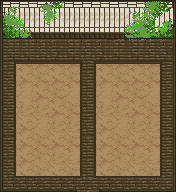
#> input picture scripts/batiments/originaux/serre_interieur.png, 176 x 192 px, given in place of meuble_cuisine.png, which was not available
$ python meubles.py originaux/serre_interieur.png
#> lines starting #> are read from the running program, lines starting #| are printed output that depends on the picture; pictures that were not available may be replaced by others from this repository, and a replacement may not be noted
### scripts/rendu45.py
# Un petit rendu « vue de haut à 45° » pour les objets ronds de la ferme (le puits, le
# réfrigérateur ; le silo a le sien en JS, js/carte/ferme/silo.js, sur le même principe) : des
# surfaces décrites en 3D, échantillonnées finement, projetées comme les blocs
# (scripts/carte/blocs.py : une hauteur de h px se voit sur h × HAUT, une profondeur de p px
# sur p × FOND), un tampon de profondeur, puis un contour sombre d'un pixel.
#
# Repère : x vers la droite, d vers le fond (devant : d < 0), z vers le haut. La lumière vient
# d'en haut à gauche, un peu de devant. Chaque surface donne sa couleur d'après sa matière et
# son éclairement s (0 à 1 : la normale contre la lumière) ; ton() la prend dans une rampe (du
# plus sombre au plus clair).
import math

from PIL import Image

HAUT, FOND = 14 / 16, 10 / 16
_L = (-0.55, -0.45, 0.70)
LUMIERE = tuple(c / math.sqrt(sum(v * v for v in _L)) for c in _L)
TRAIT = (36, 30, 20)                 # le contour (celui des blocs)
PAS = 0.25                           # l'écart entre deux points échantillonnés (px)


class Toile:
    """Une image w × h ; (x0, y0) : où tombe le point (0, 0, 0). `lies` : les paires d'objets
    sans trait entre eux (la corde sous le toit…)."""

    def __init__(self, w, h, x0, y0, lies=()):
        self.w, self.h, self.x0, self.y0 = w, h, x0, y0
        self.buf = {}
        self.lies = set(lies) | {(b, a) for a, b in lies}

    def point(self, x, d, z, couleur, obj):
        sx = math.floor(self.x0 + x)
        sy = math.floor(self.y0 - z * HAUT - d * FOND)
        if not (0 <= sx < self.w and 0 <= sy < self.h):
            return
        k = z * FOND - d * HAUT          # plus grand : plus près de l'œil
        old = self.buf.get((sx, sy))
        if old is None or k > old[0]:
            self.buf[(sx, sy)] = (k, couleur, obj)

    def image(self, traits=True, ecart=2.5):
        """L'image : les points, un trait là où un objet passe devant un autre (bien plus loin
        derrière lui), et le contour autour du tout."""
        im = Image.new('RGBA', (self.w, self.h), (0, 0, 0, 0))
        px = im.load()
        for (x, y), (k, c, o) in self.buf.items():
            px[x, y] = tuple(c) + (255,)
        if traits:
            for (x, y), (k, c, o) in self.buf.items():
                for dx, dy in ((1, 0), (-1, 0), (0, 1), (0, -1)):
                    v = self.buf.get((x + dx, y + dy))
                    if v is not None and v[2] != o and v[0] < k - ecart and (o, v[2]) not in self.lies:
                        px[x + dx, y + dy] = TRAIT + (255,)
        src = im.copy().load()
        for y in range(self.h):
            for x in range(self.w):
                if not src[x, y][3] and any(0 <= x + a < self.w and 0 <= y + b < self.h and src[x + a, y + b][3]
                                            for a, b in ((1, 0), (-1, 0), (0, 1), (0, -1))):
                    px[x, y] = TRAIT + (255,)
        return im


def eclairage(n):
    l = math.sqrt(sum(c * c for c in n)) or 1
    return max(0.0, sum(a * b / l for a, b in zip(n, LUMIERE)))


def ton(rampe, s, decal=0):
    """La couleur de la rampe pour l'éclairement s, décalée de `decal` tons."""
    i = int(round(s * (len(rampe) - 1))) + decal
    return rampe[max(0, min(len(rampe) - 1, i))]


def frange(a, b, pas=PAS):
    n = max(1, int(math.ceil((b - a) / pas)))
    return [a + (b - a) * i / n for i in range(n + 1)]


# [21 lines left out: functions cylindre, disque, not called in this run]


def boite(t, x0, x1, d0, d1, z0, z1, couleur, obj):
    """Un pavé (le dessus, le devant, les deux côtés) ; couleur(face, u, v, s) : sur le dessus
    (x, d), sur le devant (x, z), sur un côté (d, z)."""
    for x in frange(x0, x1):
        for d in frange(d0, d1):
            t.point(x, d, z1, couleur('dessus', x, d, eclairage((0, 0, 1))), obj)
        for z in frange(z0, z1):
            t.point(x, d0, z, couleur('devant', x, z, eclairage((0, -1, 0))), obj)
    for d in frange(d0, d1):
        for z in frange(z0, z1):
            t.point(x0, d, z, couleur('gauche', d, z, eclairage((-1, 0, 0))), obj)
            t.point(x1, d, z, couleur('droite', d, z, eclairage((1, 0, 0))), obj)

### scripts/batiments/meubles.py
# Meubles de l'intérieur de la maison (assets/maison_interieur.json), un fichier
# assets/meuble_<nom>.png chacun :
#   - les appareils, qui ouvrent leur fenêtre : four (four à pain voûté, feu dans la gueule),
#     cuisine (fourneau sur son meuble, marmite fumante), frigo (réfrigérateur à deux portes) ;
#   - le décor de la cuisine : evier, plan (plan de travail), fenetre, plante ;
#   - cuisine et evier sont les modèles dessinés à la main, repris tels quels :
#     scripts/batiments/originaux/meuble_cuisine.png (32 × 32) et meuble_evier.png (32 × 26) ;
#   - les meubles du Marché (data/meubles.json) : chaise, table, tapis_1 à 3, lit_adulte,
#     lit_enfant, chevet, canape, table_basse, tableau_1 à 3 ;
#   - la paillasse (sans lit acheté, le personnage dort dessus) et les couvertures seules
#     des lits (lit_adulte_drap, lit_enfant_drap, paillasse_drap), posées sur le dormeur ;
#   - le lit double (lit_double, lit_double_drap) : deux lits adulte côte à côte sur la carte ;
#   - le réfrigérateur de la ferme générée (refrigerateur, 16 × 34) : un bloc qu'on pose dans
#     la maison (la famille y mange), dessiné comme les blocs (scripts/rendu45.py).
# Vue de dessus à 45° (comme la carte) : on voit le dessus de chaque meuble, raccourci, et sa
# face avant ; les tapis sont à plat, la fenêtre et les tableaux accrochés au mur (de face).
# Lumière en haut à gauche.
#
#   python3 scripts/batiments/meubles.py            écrit les images
#   python3 scripts/batiments/meubles.py --apercu   écrit aussi apercu_meubles.png (agrandi)
import math
import os
import sys

from PIL import Image

sys.path.insert(0, os.path.join(os.path.dirname(os.path.abspath(__file__)), '..'))  # scripts/pixel.py
from pixel import ASSETS, ROOT  # noqa: E402
from rendu45 import Toile, boite, ton  # noqa: E402

C = {
    'K': (34, 22, 16),                                           # contour
    # pierre
    'p0': (74, 66, 62), 'p1': (112, 102, 94), 'p2': (148, 138, 126), 'p3': (186, 176, 160), 'mo': (92, 82, 76),
    # feu
    'f0': (40, 18, 12), 'f1': (168, 52, 24), 'f2': (232, 120, 36), 'f3': (252, 200, 72), 'f4': (255, 240, 170),
    # bois
    'w0': (60, 30, 22), 'w1': (96, 54, 32), 'w2': (134, 82, 46), 'w3': (170, 112, 64), 'w4': (204, 150, 92),
    # fonte, métal
    'i0': (28, 30, 38), 'i1': (52, 56, 66), 'i2': (86, 92, 104), 'i3': (134, 140, 152),
    # marmite rouge, vapeur
    'r0': (92, 24, 28), 'r1': (150, 44, 44), 'r2': (196, 76, 64), 's': (236, 240, 244),
    # frigo
    'b0': (150, 156, 164), 'b1': (196, 202, 206), 'b2': (228, 232, 232), 'b3': (250, 250, 246), 'ch': (176, 184, 192),
    # eau, ciel, verre
    'e0': (52, 104, 156), 'e1': (96, 156, 208), 'e2': (168, 212, 240),
    # végétal, terre cuite
    'g0': (24, 74, 40), 'g1': (46, 118, 58), 'g2': (88, 160, 72), 'g3': (150, 200, 96), 't0': (130, 60, 36), 't1': (178, 92, 52), 't2': (212, 132, 80),
    # tissus : rouge, bleu, vert, jaune, crème
    'R0': (110, 30, 36), 'R1': (164, 50, 52), 'R2': (210, 92, 80),
    'B0': (30, 52, 104), 'B1': (52, 92, 160), 'B2': (110, 150, 210),
    'V0': (40, 82, 56), 'V1': (66, 124, 80), 'V2': (112, 168, 110),
    'J0': (176, 124, 32), 'J1': (226, 176, 60), 'J2': (248, 216, 120),
    'c0': (196, 176, 140), 'c1': (226, 210, 176), 'c2': (246, 238, 214),
    'o0': (140, 96, 28), 'o1': (204, 152, 52), 'o2': (240, 204, 104),   # dorure des cadres
}


def rect(put, x0, y0, x1, y1, k):
    for y in range(y0, y1 + 1):
        for x in range(x0, x1 + 1):
            put(x, y, k)


# [11 lines left out: function cabinet, not called in this run]


def canvas(w, h):
    return Image.new('RGBA', (w, h), (0, 0, 0, 0))


def painter(im):
    px = im.load()
    w, h = im.size

    def put(x, y, k, a=255):
        if 0 <= x < w and 0 <= y < h:
            px[int(x), int(y)] = C[k] + (a,)

    def get(x, y):
        return px[x, y][3] if 0 <= x < w and 0 <= y < h else 0
    return put, get


def outline(im):
    """Contour sombre de 1 px autour de tout ce qui est dessiné."""
    put, get = painter(im)
    w, h = im.size
    pts = [(x, y) for y in range(h) for x in range(w) if not get(x, y) and any(get(x + dx, y + dy) for dx, dy in ((1, 0), (-1, 0), (0, 1), (0, -1)))]
    for x, y in pts:
        put(x, y, 'K')


def box(put, x0, y0, w, depth, height, top, front, edge=None):
    """Un bloc vu de dessus à 45° : le dessus (w × depth, couleur `top`, bord avant `edge`)
    puis la face avant (w × height, couleur `front`), de (x0, y0) vers le bas."""
    rect(put, x0, y0, x0 + w - 1, y0 + depth - 1, top)
    if edge:
        rect(put, x0, y0 + depth - 1, x0 + w - 1, y0 + depth - 1, edge)
    if height > 0:
        rect(put, x0, y0 + depth, x0 + w - 1, y0 + depth + height - 1, front)


def doors(put, x0, y0, w, h, n=2):
    """Portes d'un meuble bas sur sa face avant : séparations sombres, moulures, poignées."""
    for i in range(1, n):
        x = x0 + i * w // n
        rect(put, x - 1, y0, x - 1, y0 + h - 1, 'w0')
    for i in range(n):
        a = x0 + i * w // n
        b = x0 + (i + 1) * w // n - 2
        rect(put, a + 1, y0 + 1, b - 1, y0 + 1, 'w3')
        put(b - 2 if i % 2 == 0 else a + 2, y0 + h // 2, 'i3')


def four():
    W, H = 32, 40
    im = canvas(W, H)
#> im: PIL image 32x40 RGBA; every value is 0
    put, _ = painter(im)
    cx = 15.5
    # cheminée
    for y in range(2, 14):
        for x in range(20, 25):
            put(x, y, 'i1' if x < 23 else 'i0')
        put(20, y, 'i2')
    for x in range(19, 26):
        put(x, 2, 'i2')
    # voûte de pierre : un demi-disque sur un socle
    for y in range(8, 38):
        for x in range(2, 30):
            dx = (x + 0.5 - cx) / 14.0
            top = 24 - 15 * math.sqrt(max(0.0, 1 - dx * dx))
            if y + 0.5 < top:
                continue
            # pierres en quinconce, joints de mortier
            row = (y - 6) // 4
            off = 3 if row % 2 else 0
            joint = (y - 6) % 4 == 0 or (x + off) % 6 == 0
            light = 'p3' if x < 9 else 'p2' if x < 20 else 'p1'
            k = 'mo' if joint else light
            if y >= 34:
                k = 'p0' if joint else 'p1'          # socle plus sombre
            put(x, y, k)
    # gueule du four : arche sombre, braises et flammes
    for y in range(20, 33):
        for x in range(8, 24):
            dx = (x + 0.5 - cx) / 7.5
            top = 26 - 6 * math.sqrt(max(0.0, 1 - dx * dx))
            if y + 0.5 < top:
                continue
            put(x, y, 'f0')
    flames = {32: 'f1', 31: 'f2', 30: 'f2', 29: 'f3', 28: 'f3', 27: 'f4'}
    for y, k in flames.items():
        half = {32: 6, 31: 5, 30: 4, 29: 3, 28: 2, 27: 1}[y]
        for x in range(int(cx - half), int(cx + half) + 1):
            if (x + y) % 3 or y >= 31:
                put(x, y, k)
    for x in range(9, 23, 2):
        put(x, 32, 'f2')
    # rebord de pierre clair sous la gueule
    for x in range(7, 25):
        put(x, 33, 'p3')
    outline(im)
#> in outline, `pts = [(x, y) for y in range(h) for x in range(w) if not get(x, y) and..`: pts = 117 pairs, first value 1 to 30, second value 1 to 38
#> the loop in outline, `for x, y in pts:` made 117 passes
#> in modele, returned value is the input picture: PIL image 176x192 RGBA; mean R, G, B, A 125.8, 108.8, 74.5, 255
    return im


def frigo():
    # le réfrigérateur : un mince dessus clair, puis la face avant à deux portes
    W, H = 20, 40
#> W = 20; H = 40
    im = canvas(W, H)
    put, _ = painter(im)
    box(put, 1, 0, 18, 5, 33, 'b3', 'b2', edge='b1')
    rect(put, 1, 5, 5, 37, 'b3')                      # reflet à gauche
    rect(put, 15, 5, 18, 37, 'b1')                    # ombre à droite
    rect(put, 1, 15, 18, 15, 'b0')                    # jointure congélateur / frigo
    for y in list(range(7, 13)) + list(range(18, 29)):  # poignées chromées
        put(14, y, 'ch')
        put(15, y, 'b0')
    rect(put, 2, 38, 17, 39, 'i1')                    # socle
    outline(im)
#> in outline (call 2), `put, get = painter(im)`:
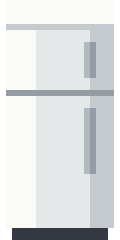
#> im: PIL image 20x40 RGBA (shown 6 times larger); mean R, G, B, A 193.7, 196.6, 197, 228.2; transparent parts drawn white
#> in outline (call 2), `pts = [(x, y) for y in range(h) for x in range(w) if not get(x, y) and..`: pts = 80 pairs, first value 0 to 19, second value 0 to 39
#> the loop in outline (call 2), `for x, y in pts:` made 80 passes
#> call 2 of modele, with nom = 'evier'
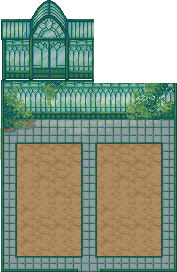
#> input picture scripts/batiments/originaux/serre_sp_v1.png, 177 x 272 px, given in place of meuble_evier.png, which was not available
#> in modele, returned value is the input picture: PIL image 177x272 RGBA; mean R, G, B, A 96.3, 110.8, 91, 209.6
    return im

def plan():
    # plan de travail : un large dessus de bois clair (planche, courgette, couteau), deux portes
    W, H = 32, 24
#> W = 32; H = 24
    im = canvas(W, H)
    put, _ = painter(im)
    box(put, 0, 2, W, 11, 10, 'w4', 'w2', edge='w3')
    rect(put, 0, 13, 1, 22, 'w1')
    doors(put, 0, 13, W, 10)
#> the loop in doors, `for i in range(1, n):` made 1 pass
#> x on pass 1: 16
#> the loop in doors, `for i in range(n):` made 2 passes
#> a on passes 1 to 2: 0, 16
    rect(put, 0, 23, W - 1, 23, 'w0')
    rect(put, 4, 4, 15, 10, 'w3')                     # planche à découper
    rect(put, 4, 10, 15, 10, 'w1')
    rect(put, 6, 6, 12, 7, 'g1'); rect(put, 6, 6, 12, 6, 'g2')   # une courgette couchée
    rect(put, 20, 6, 27, 6, 'b2'); rect(put, 20, 6, 22, 7, 'w0')  # couteau
    outline(im)
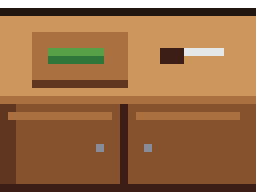
#> im: PIL image 32x24 RGBA (shown 8 times larger); mean R, G, B, A 143.4, 98.3, 58.8, 244.4; transparent parts drawn white
    return im

def fenetre():
    W, H = 24, 18
#> W = 24; H = 18
    im = canvas(W, H)
    put, _ = painter(im)
    rect(put, 0, 0, W - 1, H - 1, 'w2')
    rect(put, 2, 2, W - 3, H - 4, 'e2')
    rect(put, 2, 9, W - 3, H - 4, 'e1')               # le ciel plus bleu en bas, une colline
    rect(put, 2, 11, W - 3, H - 4, 'g2')
    rect(put, 11, 2, 12, H - 4, 'w2')                 # croisillons
    rect(put, 2, 8, W - 3, 8, 'w2')
    rect(put, 0, H - 3, W - 1, H - 1, 'w4')           # rebord
    put(4, 4, 'b3'); put(5, 4, 'b3'); put(15, 5, 'b3')
    outline(im)
#> in outline (call 4), `put, get = painter(im)`:
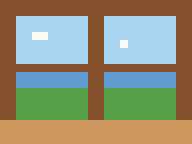
#> im: PIL image 24x18 RGBA (shown 8 times larger); mean R, G, B, A 143.9, 145.3, 120, 255
#> in outline (call 4), `pts = [(x, y) for y in range(h) for x in range(w) if not get(x, y) and..`: pts = []
    return im


def plante():
    # plante verte : un feuillage en touffe vu d'en haut, dans un pot de terre cuite (le bord
    # du pot en ovale, la terre sombre dedans, puis la face avant du pot)
    W, H = 18, 24
#> W = 18; H = 24
    im = canvas(W, H)
    put, _ = painter(im)
    rect(put, 4, 17, 13, 22, 't1')
    rect(put, 11, 17, 13, 22, 't0')
    rect(put, 4, 17, 5, 22, 't2')
    for y in range(13, 18):
        for x in range(2, 16):
            d = ((x - 8.5) / 6.8) ** 2 + ((y - 15) / 2.4) ** 2
            if d <= 1:
                put(x, y, 't2' if d > 0.55 else 'w0')
    leaves = [(9, 3), (5, 5), (13, 5), (3, 9), (15, 9), (7, 8), (11, 8), (9, 11), (5, 12), (13, 12)]
    for i, (cx, cy) in enumerate(leaves):
        for y in range(cy - 2, cy + 2):
            for x in range(cx - 2, cx + 2):
                if abs(x - cx + 0.5) + abs(y - cy + 0.5) <= 2.5:
                    put(x, y, 'g3' if y < cy - 0.5 and x < cx else 'g2' if (i + x) % 3 else 'g1')
    outline(im)
#> in outline (call 5), `put, get = painter(im)`:
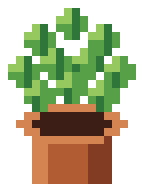
#> im: PIL image 18x24 RGBA (shown 8 times larger); mean R, G, B, A 62.6, 64.9, 33.2, 132.2; transparent parts drawn white
#> in outline (call 5), `pts = [(x, y) for y in range(h) for x in range(w) if not get(x, y) and..`: pts = 80 pairs, first value 0 to 17, second value 0 to 23
#> the loop in outline (call 5), `for x, y in pts:` made 80 passes
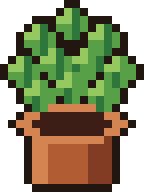
#> im: PIL image 18x24 RGBA (shown 8 times larger); mean R, G, B, A 68.9, 68.9, 36.1, 179.4; transparent parts drawn white
    return im

def chaise():
    # chaise : le dossier à barreaux derrière, l'assise vue de dessus, les pieds avant
    W, H = 14, 22
#> W = 14; H = 22
    im = canvas(W, H)
    put, _ = painter(im)
    rect(put, 1, 0, 12, 1, 'w3')                      # haut du dossier
    for x in (1, 4, 7, 10, 12):
        rect(put, x, 2, x, 9, 'w2' if x < 12 else 'w1')
    box(put, 0, 10, W, 6, 2, 'w4', 'w2', edge='w3')   # assise : dessus clair, chant
    rect(put, 1, 18, 2, 21, 'w1'); rect(put, 11, 18, 12, 21, 'w1')
    outline(im)
    return im

def table():
    # table : le grand plateau vu de dessus (nappe, bol de fruits, pichet), son chant, et les
    # pieds avant
    W, H = 42, 26
#> W = 42; H = 26
    im = canvas(W, H)
    put, _ = painter(im)
    box(put, 0, 2, W, 16, 3, 'w3', 'w1', edge='w2')
    rect(put, 0, 2, W - 1, 2, 'w4')
    rect(put, 3, 22 - 2, 5, 25, 'w2'); rect(put, W - 6, 22 - 2, W - 4, 25, 'w2')
    rect(put, 14, 5, 27, 14, 'c2')                    # nappe
    rect(put, 14, 14, 27, 14, 'c1')
    for y in range(6, 12):                            # bol de fruits
        for x in range(16, 25):
            if ((x - 20) / 4.5) ** 2 + ((y - 9) / 2.8) ** 2 <= 1:
                put(x, y, 't1' if y > 9 else 't2')
    put(18, 7, 'R1'); put(20, 7, 'J1'); put(22, 7, 'g2'); put(19, 8, 'R2'); put(21, 8, 'J2')
    rect(put, 31, 4, 34, 9, 'b2'); rect(put, 31, 4, 34, 4, 'b3')  # pichet
    outline(im)
#> in outline (call 7), `put, get = painter(im)`:
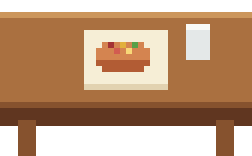
#> im: PIL image 42x26 RGBA (shown 6 times larger); mean R, G, B, A 128.5, 91.8, 61.8, 193.4; transparent parts drawn white
#> in outline (call 7), `pts = [(x, y) for y in range(h) for x in range(w) if not get(x, y) and..`: pts = 94 pairs, first value 0 to 41, second value 1 to 25
#> (the rest of the program and of its run is left out)
